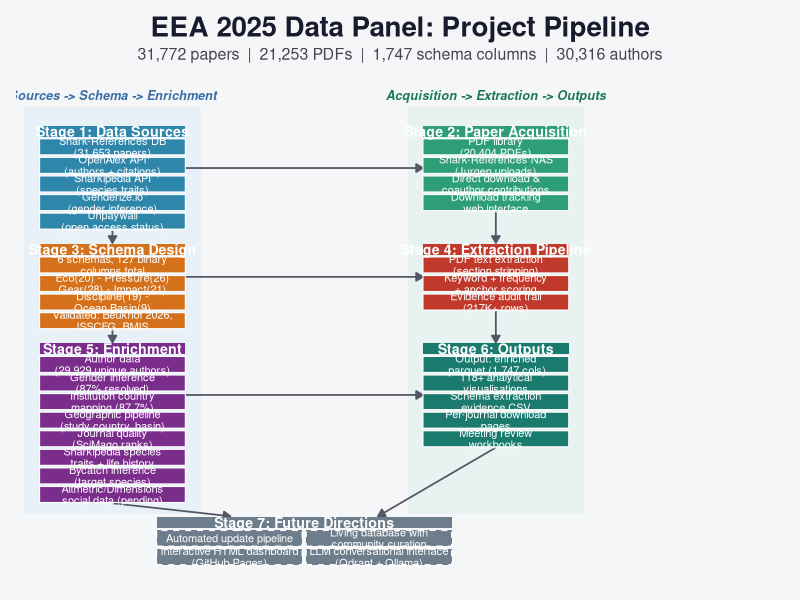
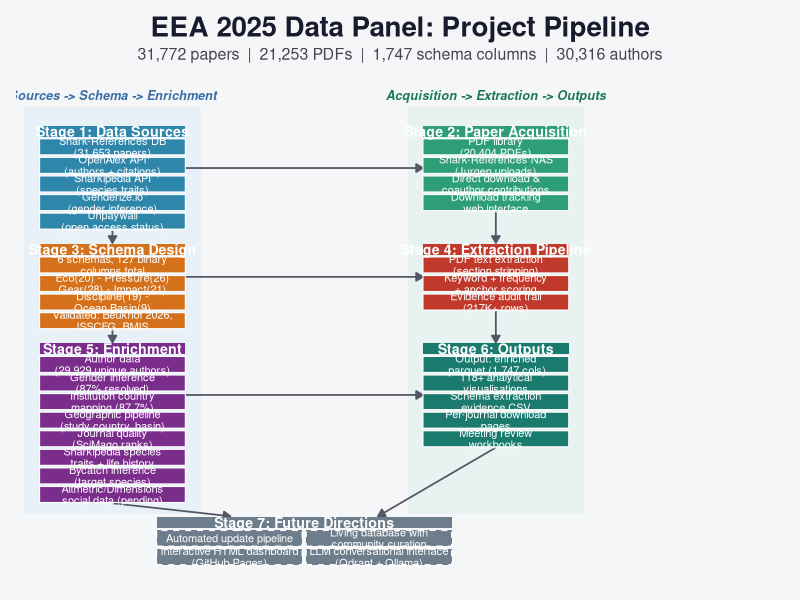

R code for these plots, in order:
## viz_pipeline_diagram.R
## EEA 2025 Data Panel — Project Pipeline Diagram
## Pure ggplot2 implementation using geom_rect, geom_segment, geom_text
## Output: outputs/figures/pipeline_diagram.{png,pdf}

library(ggplot2)

## -- Colour palette -----------------------------------------------------------
COL_SOURCE  <- "#2E86AB"   # blue       Stage 1: Data Sources
COL_ACQUIRE <- "#2E9E77"   # green      Stage 2: Paper Acquisition
COL_SCHEMA  <- "#D4711A"   # orange     Stage 3: Schema Design
COL_EXTRACT <- "#C0392B"   # red        Stage 4: Extraction Pipeline
COL_ENRICH  <- "#7B2D8B"   # purple     Stage 5: Enrichment
COL_OUTPUT  <- "#1A7A6E"   # teal       Stage 6: Outputs
COL_FUTURE  <- "#6D7D8B"   # slate-grey Stage 7: Future

COL_BG      <- "#F5F6F8"

## -- Layout constants ---------------------------------------------------------
BOX_W     <- 3.8   # box width
BOX_H     <- 0.60  # box height (each item)
BOX_VGAP  <- 0.10  # vertical gap between item boxes
HDR_H     <- 0.42  # stage header block height
STAGE_GAP <- 0.08  # gap between header bottom and first item (shrunk per tweak 4)
COL_GAP   <- 0.55  # space above stage N header (grown per tweak 4)

X_L <- 0.6          # left column x start
X_R <- 10.6         # right column x start
TOP <- 21.2         # y of top of Stage 1 & 2 header tops

## -- Helper: build item boxes for one stage -----------------------------------
make_boxes <- function(stage_id, x_left, y_hdr_top, items, fill_col) {
  n <- length(items)
  item_tops <- y_hdr_top - HDR_H - STAGE_GAP -
    (seq_len(n) - 1) * (BOX_H + BOX_VGAP)
  data.frame(
    stage = stage_id,
    label = items,
    xmin  = x_left,
    xmax  = x_left + BOX_W,
    ymin  = item_tops - BOX_H,
    ymax  = item_tops,
    xctr  = x_left + BOX_W / 2,
    yctr  = item_tops - BOX_H / 2,
    fill  = fill_col,
    stringsAsFactors = FALSE
  )
}

## Stage total height (header + items)
stage_total_h <- function(n_items) {
  HDR_H + STAGE_GAP + n_items * BOX_H + (n_items - 1) * BOX_VGAP
}

## -- Stage y_hdr_top values ---------------------------------------------------
N1 <- 5; N2 <- 4; N3 <- 4; N4 <- 3; N5 <- 8; N6 <- 5

yt1 <- TOP
yt2 <- TOP
yt3 <- yt1 - stage_total_h(N1) - COL_GAP
yt4 <- yt3                                  # Stage 4 aligned with Stage 3
yt5 <- yt3 - stage_total_h(N3) - COL_GAP
yt6 <- yt5                                  # Stage 6 aligned with Stage 5
## Stage 7 starts below the lower of stages 5 and 6
yt7 <- min(yt5 - stage_total_h(N5), yt6 - stage_total_h(N6)) - COL_GAP

## -- Stage 1: Data Sources ----------------------------------------------------
s1 <- make_boxes(1, X_L, yt1,
  c("Shark-References DB\n(31,653 papers)",
    "OpenAlex API\n(authors + citations)",
    "Sharkipedia API\n(species traits)",
    "Genderize.io\n(gender inference)",
    "Unpaywall\n(open access status)"),
  COL_SOURCE)

## -- Stage 2: Paper Acquisition -----------------------------------------------
s2 <- make_boxes(2, X_R, yt2,
  c("PDF library\n(20,404 PDFs)",
    "Shark-References NAS\n(Jurgen uploads)",
    "Direct download &\ncoauthor contributions",
    "Download tracking\nweb interface"),
  COL_ACQUIRE)

## -- Stage 3: Schema Design ---------------------------------------------------
s3 <- make_boxes(3, X_L, yt3,
  c("6 schemas, 127 binary\ncolumns total",
    "Eco(20) - Pressure(26)\nGear(28) - Impact(21)",
    "Discipline(19) -\nOcean Basin(9)",
    "Validated: Beukhof 2026,\nISSCFG, BMIS"),
  COL_SCHEMA)

## -- Stage 4: Extraction Pipeline (3 items, tweak 3) --------------------------
s4 <- make_boxes(4, X_R, yt4,
  c("PDF text extraction\n(section stripping)",
    "Keyword + frequency\n+ anchor scoring",
    "Evidence audit trail\n(217K+ rows)"),
  COL_EXTRACT)

## -- Stage 5: Enrichment (6 items, tweak 1 adds Altmetric) --------------------
s5 <- make_boxes(5, X_L, yt5,
  c("Author data\n(29,929 unique authors)",
    "Gender inference\n(87% resolved)",
    "Institution country\nmapping (87.7%)",
    "Geographic pipeline\n(study country, basin)",
    "Journal quality\n(SciMago ranks)",
    "Sharkipedia species\ntraits + life history",
    "Bycatch inference\n(target species)",
    "Altmetric/Dimensions\nsocial data (pending)"),
  COL_ENRICH)

## -- Stage 6: Outputs (5 items, tweak 2+3: moved parquet here, 118+) ----------
s6 <- make_boxes(6, X_R, yt6,
  c("Output: enriched\n.parquet (1,747 cols)",
    "118+ analytical\nvisualisations",
    "Schema extraction\nevidence CSV",
    "Per-journal download\npages",
    "Meeting review\nworkbooks"),
  COL_OUTPUT)

## -- Stage 7: Future Directions (2x2 layout, tweaks 6+8) ---------------------
## Tweak 6: normal width, centred
## Tweak 8: 2x2 layout with equal horizontal and vertical spacing

s7_vgap  <- BOX_VGAP           # vertical gap between rows (same as elsewhere)
s7_hgap  <- BOX_VGAP           # horizontal gap = vertical gap (tweak 8)
s7_bw    <- BOX_W              # same box width as other stages
s7_total_w <- 2 * s7_bw + s7_hgap
s7_x_centre <- (X_L + X_R + BOX_W) / 2
s7_x_left  <- s7_x_centre - s7_total_w / 2
s7_x_right <- s7_x_left + s7_bw + s7_hgap

yt7_item_top <- yt7 - HDR_H - STAGE_GAP

s7_items <- c(
  "Automated update pipeline",
  "Living database with\ncommunity curation",
  "Interactive HTML dashboard\n(GitHub Pages)",
  "LLM conversational interface\n(Qdrant + Ollama)"
)

## Row 1: items 1 (left) and 2 (right)
## Row 2: items 3 (left) and 4 (right)
s7 <- data.frame(
  stage = 7L,
  label = s7_items,
  xmin  = c(s7_x_left, s7_x_right, s7_x_left, s7_x_right),
  xmax  = c(s7_x_left + s7_bw, s7_x_right + s7_bw,
            s7_x_left + s7_bw, s7_x_right + s7_bw),
  ymin  = c(yt7_item_top - BOX_H,
            yt7_item_top - BOX_H,
            yt7_item_top - 2 * BOX_H - s7_vgap,
            yt7_item_top - 2 * BOX_H - s7_vgap),
  ymax  = c(yt7_item_top,
            yt7_item_top,
            yt7_item_top - BOX_H - s7_vgap,
            yt7_item_top - BOX_H - s7_vgap),
  fill  = COL_FUTURE,
  stringsAsFactors = FALSE
)
s7$xctr <- (s7$xmin + s7$xmax) / 2
s7$yctr <- (s7$ymin + s7$ymax) / 2

## Combine all boxes
all_boxes <- rbind(s1, s2, s3, s4, s5, s6, s7)

## -- Stage headers ------------------------------------------------------------
hdr_solo <- data.frame(
  label = c("Stage 1: Data Sources",
            "Stage 2: Paper Acquisition",
            "Stage 3: Schema Design",
            "Stage 4: Extraction Pipeline",
            "Stage 5: Enrichment",
            "Stage 6: Outputs"),
  xmin  = c(X_L, X_R, X_L, X_R, X_L, X_R),
  xmax  = c(X_L, X_R, X_L, X_R, X_L, X_R) + BOX_W,
  ymin  = c(yt1, yt2, yt3, yt4, yt5, yt6) - HDR_H,
  ymax  = c(yt1, yt2, yt3, yt4, yt5, yt6),
  xctr  = c(X_L, X_R, X_L, X_R, X_L, X_R) + BOX_W / 2,
  yctr  = c(yt1, yt2, yt3, yt4, yt5, yt6) - HDR_H / 2,
  fill  = c(COL_SOURCE, COL_ACQUIRE, COL_SCHEMA,
            COL_EXTRACT, COL_ENRICH, COL_OUTPUT),
  stringsAsFactors = FALSE
)

## Stage 7 header: normal width, centred (tweak 6)
hdr_s7 <- data.frame(
  label = "Stage 7: Future Directions",
  xmin  = s7_x_left,
  xmax  = s7_x_right + s7_bw,
  ymin  = yt7 - HDR_H,
  ymax  = yt7,
  xctr  = s7_x_centre,
  yctr  = yt7 - HDR_H / 2,
  fill  = COL_FUTURE,
  stringsAsFactors = FALSE
)

## -- Arrows -------------------------------------------------------------------
## Tweak 4: vertical arrows go to the STAGE HEADER box, not to first item
## Tweak 5: S5 & S6 arrows go to the Stage 7 header box

x_l_mid <- X_L + BOX_W / 2
x_r_mid <- X_R + BOX_W / 2

## Vertical midpoints of each stage (header + items combined)
s1_vmid <- (yt1 + min(s1$ymin)) / 2
s2_vmid <- (yt2 + min(s2$ymin)) / 2
s3_vmid <- (yt3 + min(s3$ymin)) / 2
s4_vmid <- (yt4 + min(s4$ymin)) / 2
s5_vmid <- (yt5 + min(s5$ymin)) / 2
s6_vmid <- (yt6 + min(s6$ymin)) / 2

## Horizontal arrows at the vertical centre of the RIGHT stage (shorter one)
## so the arrow intersects the down-arrow at its midpoint
h_y_12 <- s2_vmid    # S1->S2: centre of S2
h_y_34 <- s4_vmid    # S3->S4: centre of S4
h_y_56 <- s6_vmid    # S5->S6: centre of S6

arrows_df <- data.frame(
  x    = c(
    ## Left-column vertical arrows (to stage header boxes)
    x_l_mid,                         # S1 bottom -> S3 header top
    x_l_mid,                         # S3 bottom -> S5 header top
    ## Right-column vertical arrows
    x_r_mid,                         # S2 bottom -> S4 header top
    x_r_mid,                         # S4 bottom -> S6 header top
    ## Horizontal cross arrows
    X_L + BOX_W,                     # S1 -> S2
    X_L + BOX_W,                     # S3 -> S4
    X_L + BOX_W,                     # S5 -> S6
    ## S5 & S6 -> S7 header
    x_l_mid,                         # S5 bottom -> S7 header top
    x_r_mid                          # S6 bottom -> S7 header top
  ),
  y    = c(
    min(s1$ymin) - 0.03,
    min(s3$ymin) - 0.03,
    min(s2$ymin) - 0.03,
    min(s4$ymin) - 0.03,
    h_y_12,
    h_y_34,
    h_y_56,
    min(s5$ymin) - 0.03,
    min(s6$ymin) - 0.03
  ),
  xend = c(
    x_l_mid,
    x_l_mid,
    x_r_mid,
    x_r_mid,
    X_R,
    X_R,
    X_R,
    s7_x_centre - s7_total_w / 4,
    s7_x_centre + s7_total_w / 4
  ),
  yend = c(
    yt3 + 0.03,                      # -> S3 header top
    yt5 + 0.03,                      # -> S5 header top
    yt4 + 0.03,                      # -> S4 header top
    yt6 + 0.03,                      # -> S6 header top
    h_y_12,                           # horizontal: same y
    h_y_34,
    h_y_56,
    yt7 + 0.03,                      # -> S7 header top
    yt7 + 0.03
  ),
  stringsAsFactors = FALSE
)

## -- Canvas limits ------------------------------------------------------------
y_lo <- min(s7$ymin) - 0.7
y_hi <- TOP + 1.6

## -- Build ggplot -------------------------------------------------------------
p <- ggplot() +
  theme_void() +
  theme(
    plot.background  = element_rect(fill = COL_BG, colour = NA),
    panel.background = element_rect(fill = COL_BG, colour = NA),
    plot.title    = element_text(
      size = 20, face = "bold", colour = "#1A1A2E",
      hjust = 0.5, margin = margin(b = 3)),
    plot.subtitle = element_text(
      size = 11.5, colour = "#444455",
      hjust = 0.5, margin = margin(b = 14)),
    plot.margin   = margin(12, 12, 12, 12)
  ) +
  labs(
    title    = "EEA 2025 Data Panel: Project Pipeline",
    subtitle = "31,772 papers  |  21,253 PDFs  |  1,747 schema columns  |  30,316 authors"
  ) +
  coord_cartesian(xlim = c(0, 20), ylim = c(y_lo, y_hi), expand = FALSE) +

  ## -- Subtle column lane shading ---------------------------------------------
  annotate("rect",
    xmin = X_L - 0.4, xmax = X_L + BOX_W + 0.4,
    ymin = yt7 + 0.1, ymax = y_hi - 0.9,
    fill = "#D6E8F5", colour = NA, alpha = 0.4) +
  annotate("rect",
    xmin = X_R - 0.4, xmax = X_R + BOX_W + 0.4,
    ymin = yt7 + 0.1, ymax = y_hi - 0.9,
    fill = "#D5EFE6", colour = NA, alpha = 0.4) +

  ## -- Column lane labels -----------------------------------------------------
  annotate("text",
    x = X_L + BOX_W / 2, y = y_hi - 0.45,
    label = "Sources -> Schema -> Enrichment",
    colour = "#3A6EA5", size = 3.2, fontface = "bold.italic", hjust = 0.5) +
  annotate("text",
    x = X_R + BOX_W / 2, y = y_hi - 0.45,
    label = "Acquisition -> Extraction -> Outputs",
    colour = "#1D7A55", size = 3.2, fontface = "bold.italic", hjust = 0.5) +

  ## -- Arrows (behind boxes) --------------------------------------------------
  geom_segment(
    data = arrows_df,
    aes(x = x, y = y, xend = xend, yend = yend),
    arrow     = arrow(length = unit(0.20, "cm"), type = "closed"),
    colour    = "#555566",
    linewidth = 0.6,
    lineend   = "butt"
  ) +

  ## -- Stage header boxes (stages 1-6) ----------------------------------------
  geom_rect(
    data = hdr_solo,
    aes(xmin = xmin, xmax = xmax, ymin = ymin, ymax = ymax, fill = fill),
    colour = NA, show.legend = FALSE
  ) +
  ## Stage 7 header
  geom_rect(
    data = hdr_s7,
    aes(xmin = xmin, xmax = xmax, ymin = ymin, ymax = ymax),
    fill = COL_FUTURE, colour = NA
  ) +

  ## -- Item boxes (stages 1-6, solid) -----------------------------------------
  geom_rect(
    data = all_boxes[all_boxes$stage != 7L, ],
    aes(xmin = xmin, xmax = xmax, ymin = ymin, ymax = ymax, fill = fill),
    colour = "white", linewidth = 0.35, show.legend = FALSE
  ) +

  ## -- Stage 7 item boxes (dashed) --------------------------------------------
  geom_rect(
    data = all_boxes[all_boxes$stage == 7L, ],
    aes(xmin = xmin, xmax = xmax, ymin = ymin, ymax = ymax),
    fill = COL_FUTURE, colour = "white",
    linewidth = 0.5, linetype = "dashed", show.legend = FALSE
  ) +

  ## -- Item box labels --------------------------------------------------------
  geom_text(
    data = all_boxes,
    aes(x = xctr, y = yctr, label = label),
    colour = "white", size = 2.8, lineheight = 0.88,
    hjust = 0.5, fontface = "plain"
  ) +

  ## -- Stage header labels (1-6) ----------------------------------------------
  geom_text(
    data = hdr_solo,
    aes(x = xctr, y = yctr, label = label),
    colour = "white", size = 3.6, fontface = "bold", hjust = 0.5
  ) +
  ## Stage 7 header label
  annotate("text",
    x = hdr_s7$xctr, y = hdr_s7$yctr,
    label = "Stage 7: Future Directions",
    colour = "white", size = 3.6, fontface = "bold", hjust = 0.5
  ) +

  scale_fill_identity()

## -- Save ---------------------------------------------------------------------
out_dir <- file.path(
  "/media/simon/data/Documents/Si Work/PostDoc Work/EEA/2025/Data Panel",
  "outputs", "figures"
)

ggsave(file.path(out_dir, "pipeline_diagram.png"), plot = p,
       width = 18, height = 14, dpi = 300, bg = "white")
ggsave(file.path(out_dir, "pipeline_diagram.pdf"), plot = p,
       width = 18, height = 14, bg = "white", device = "pdf")

cat("Saved pipeline_diagram.png and .pdf\n")
